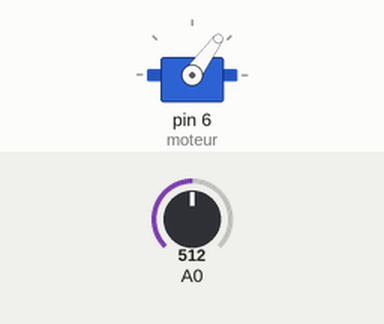
The sketch below on a simulated Arduino Uno, built with avr-gcc and run on an emulated ATmega328P. Parts: servo. The inputs (shaded band) are chosen by the test bench; at power-on: A0 = 512.

Above: at 6.2 s.
6.3 s: A0 set to 716
At 7.2 s:
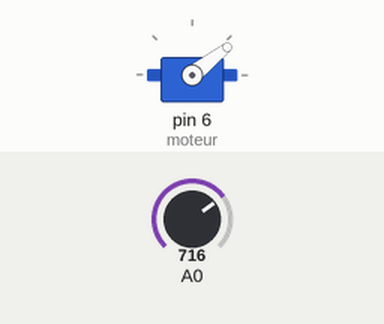
7.8 s: A0 set to 1023
At 8.3 s:
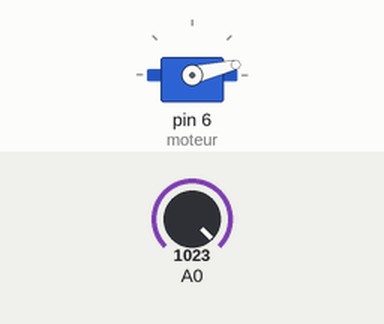
9.3 s: A0 set to 306
At 10.5 s:
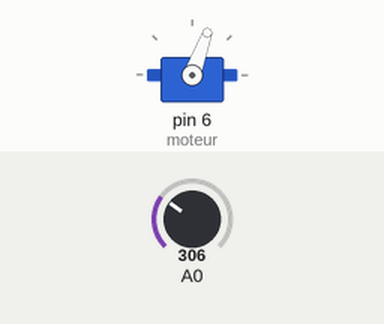
10.8 s: A0 set to 511
At 11.8 s:
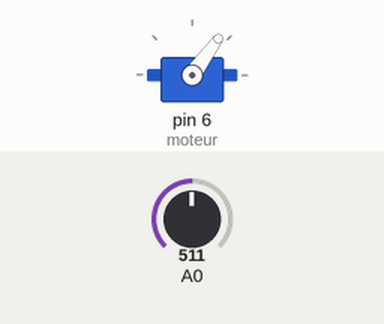
Timing chart, 0 to 13.3 s (numbered marks = the images above; inputs shaded):
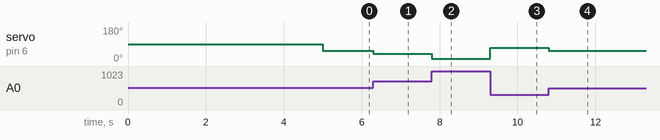

Measured:
- after the input at 6.3 s, servo on pin 6 (moteur): 54° → 38° at once
- after the input at 7.8 s, servo on pin 6 (moteur): 38° → 13° at once
- after the input at 9.3 s, servo on pin 6 (moteur): 13° → 70° at once
- after the input at 10.8 s, servo on pin 6 (moteur): 70° → 54° at once

The sketch:

moteurtest.ino
```cpp
#include <Servo.h>
Servo moteur;


void setup() {
  moteur.attach(6);
  delay(5000);
}


void loop() {
  int motorValue = map(analogRead(A0),0,1023, 1515, 680);
  moteur.write(motorValue);
}
```
